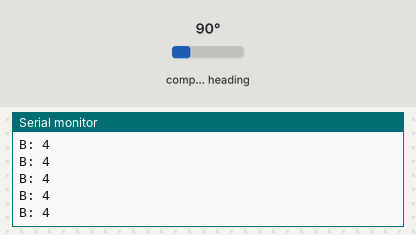
Bench run of a sketch on a simulated Arduino Uno, built with avr-gcc and run on an emulated ATmega328P. Parts: the last lines printed to the serial monitor. Inputs (shaded band) come from the test bench; at power-on: compass heading 90°.

Above: at 1.2 s.
1.3 s: compass heading set to 7°
At 1.69 s:
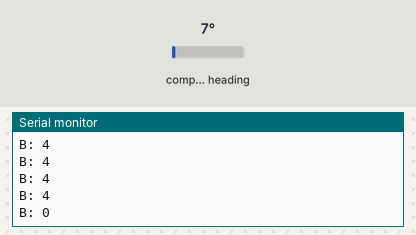
2.8 s: compass heading set to 180°
At 2.94 s:
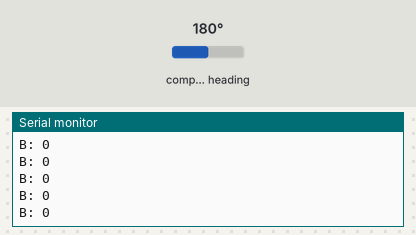
Timing chart, 0 to 5.8 s (numbered marks = the images above; inputs shaded):
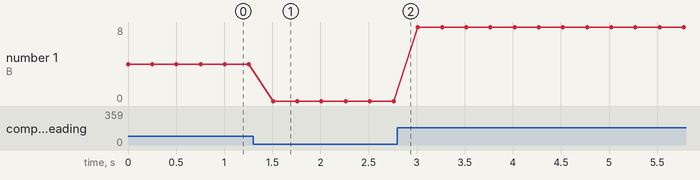

Measured:
- after the input at 1.3 s, the serial monitor: prints a new line after 0.21 s (image 1)
- plotted number 1: 4 → 0 after the input at 1.3 s, 0 → 8 after the input at 2.8 s

The sketch:

bearing.ino
```cpp
// (licence header left out)
#include <QMC5883LCompass.h>

QMC5883LCompass compass;

void setup() {
  Serial.begin(9600);
  compass.init();
}

void loop() {
  compass.read();

  byte a = compass.getAzimuth();
  // Output here will be a value from 0 - 15 based on the direction of the bearing / azimuth.
  byte b = compass.getBearing(a);

  Serial.print("B: ");
  Serial.print(b);
  Serial.println();

  delay(250);
}
```
